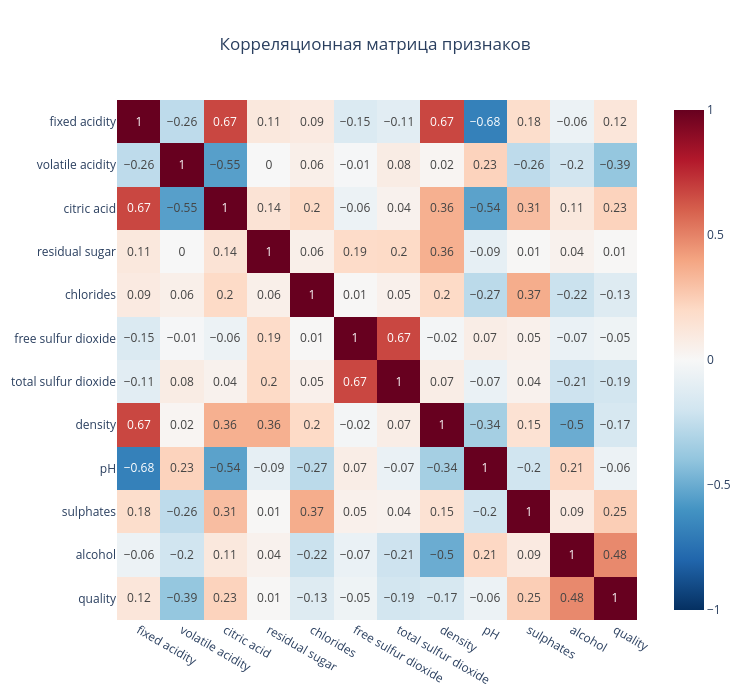

Notebook code cell kept with this figure:
### Markdown cell above
### 2.4 Корреляционная матрица

### Code cell
corr = df.corr(numeric_only=True).round(2)

fig = px.imshow(
    corr,
    text_auto=True,
    color_continuous_scale='RdBu_r',
    zmin=-1, zmax=1,
    title='Корреляционная матрица признаков',
    width=750, height=700,
)
fig.update_layout(title={'x': 0.5, 'xanchor': 'center'})
fig.show()

### Figure 1 — Plotly figure (JSON) as saved in the notebook; plotly's stock layout.template omitted (floating-point values rounded to 4 significant figures; data arrays with more than 128 entries replaced by an {"elided": "..."} marker saying what was removed)
{"data": [{"coloraxis": "coloraxis", "hovertemplate": "x: %{x}<br>y: %{y}<br>color: %{z}<extra></extra>", "name": "0", "texttemplate": "%{z}", "type": "heatmap", "x": ["fixed acidity", "volatile acidity", "citric acid", "residual sugar", "chlorides", "free sulfur dioxide", "total sulfur dioxide", "density", "pH", "sulphates", "alcohol", "quality"], "xaxis": "x", "y": ["fixed acidity", "volatile acidity", "citric acid", "residual sugar", "chlorides", "free sulfur dioxide", "total sulfur dioxide", "density", "pH", "sulphates", "alcohol", "quality"], "yaxis": "y", "z": {"elided": "12x12 float values"}}], "layout": {"coloraxis": {"cmax": 1, "cmin": -1, "colorscale": [[0, "rgb(5,48,97)"], [0.1, "rgb(33,102,172)"], [0.2, "rgb(67,147,195)"], [0.3, "rgb(146,197,222)"], [0.4, "rgb(209,229,240)"], [0.5, "rgb(247,247,247)"], [0.6, "rgb(253,219,199)"], [0.7, "rgb(244,165,130)"], [0.8, "rgb(214,96,77)"], [0.9, "rgb(178,24,43)"], [1, "rgb(103,0,31)"]]}, "height": 700, "title": {"text": "Корреляционная матрица признаков", "x": 0.5, "xanchor": "center"}, "width": 750, "xaxis": {"anchor": "y", "constrain": "domain", "domain": [0, 1], "scaleanchor": "y"}, "yaxis": {"anchor": "x", "autorange": "reversed", "constrain": "domain", "domain": [0, 1]}}}
